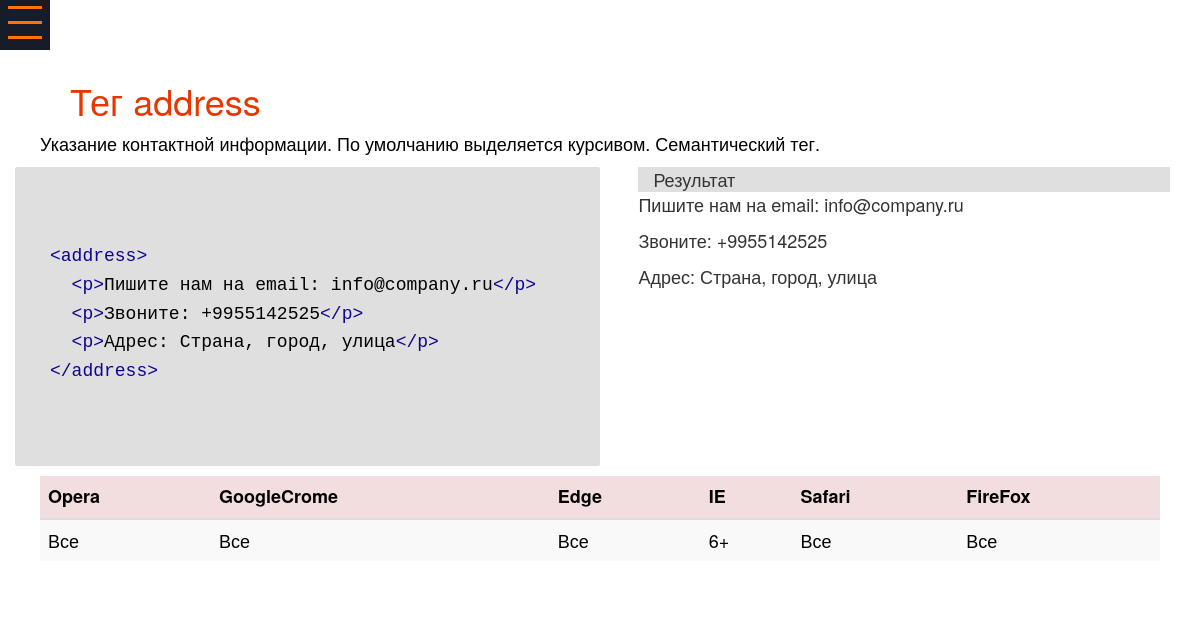
/post/5/, run on the app's committed database.
### Languages/models.py (models this page shows, shortened)
class Post(models.Model):
    name=models.CharField(max_length=55)
    description=models.TextField()
    code=models.TextField()
    result=models.TextField()
    prortamLanguage=models.ForeignKey(Language, on_delete=models.PROTECT)
    created=models.DateTimeField(auto_now_add=True, auto_now=False)
    updated=models.DateTimeField(auto_now_add=False, auto_now=True)
    class Meta:
        verbose_name='Post'
        verbose_name_plural='Posts'

class BrouserSupport(models.Model):
    brouser=models.ForeignKey(Brouser, on_delete=models.PROTECT)
    post=models.ForeignKey(Post, on_delete=models.PROTECT)
    support=models.CharField(max_length=20)
    created=models.DateTimeField(auto_now_add=True, auto_now=False)
    updated=models.DateTimeField(auto_now_add=False, auto_now=True)
    class Meta:
        verbose_name='BrouserSupport'
        verbose_name_plural='BrouserSupports'

class Brouser(models.Model):
    name=models.CharField(max_length=20)
    created=models.DateTimeField(auto_now_add=True, auto_now=False)
    updated=models.DateTimeField(auto_now_add=False, auto_now=True)
    class Meta:
        verbose_name='Brouser'
        verbose_name_plural='Brousers'

### Pages/views.py (the view)
# urls.py: path('post/<int:id>/', views.post, name='post'),
def post(request, id):
    post=Post.objects.get(id=id)
    brousers=BrouserSupport.objects.filter(post_id=id)
    return render(request, 'Pages/post.html', locals())

### Languages/context_processors.py (called while the page is built)
def getLanguages(request):
    languages=Language.objects.all()
    return locals()

### templates/Pages/post.html (shortened to what this page needs)
{% extends "Pages/layouts.html" %}
{% block content %}
<div class="content" id="content">
    {% load staticfiles %}
    <br><br>
    <div class="container">
    <div class="description">
        <h1>
            {% if post.prortamLanguage.name == "HTML 5" %}
                Тег
            {% endif %}
            {{post.name}}</h1>
            {{post.description|safe}}
    </div>
        <div class="row">
                {% if post.code != "none" %}
                <div class="myCode col-md-6">
                    <p class="comand">
                        <code>{{post.code|safe}}</code>
                    </p>
                </div>
                {% endif %}
                {% if post.result != "none" %}
                <div class="result col-md-6">
                    <div class="comand">Результат</div>
                    {{post.result|safe}}
                </div>
                {% endif %}
        </div>
        <div class="description">
            <div class="table-responsive">
                <table class="table table-striped table-hover">
                    <thead>
                        {% for brouser in brousers %}
                        <th class="danger">{{brouser.brouser.name}}</th>
                        {% endfor %}
                    </thead>
                    <tbody>
                            <tr>
                                {% for brouser in brousers %}
                                <td>{{brouser.support}}</td>
                                {% endfor %}
                            </tr>
                    </tbody>
                </table>
            </div>
        </div>
    </div>
</div>
{% endblock %}

### data on the page
Post: name "address", description "Указание контактной информации. По умолчанию выделяется курсивом. Семантический тег.", code "<address> <p> Пишите нам на email: info@company.ru </p> <p> Звоните: +9955142525 </p> <p> Адрес: Страна, город, улица </p> </address>", result "Пишите нам на email: info@company.ru Звоните: +9955142525 Адрес: Страна, город, улица"
BrouserSupport: brouser.name "Opera", support "Все"
BrouserSupport: brouser.name "GoogleCrome", support "Все"
BrouserSupport: brouser.name "Edge", support "Все"
BrouserSupport: brouser.name "IE", support "6+"
BrouserSupport: brouser.name "Safari", support "Все"
BrouserSupport: brouser.name "FireFox", support "Все"
